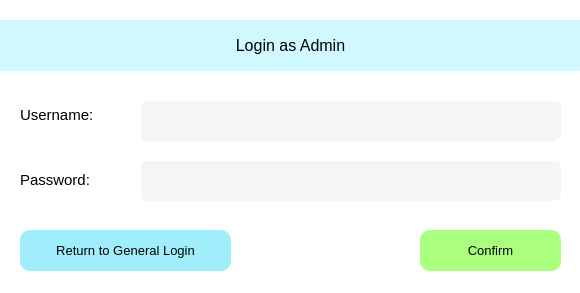
<?xml version="1.0" encoding="UTF-8"?>
<ui version="4.0">
 <class>Form</class>
 <widget class="QWidget" name="Form">
  <property name="geometry">
   <rect>
    <x>0</x>
    <y>0</y>
    <width>580</width>
    <height>293</height>
   </rect>
  </property>
  <property name="windowTitle">
   <string>Form</string>
  </property>
  <property name="styleSheet">
   <string notr="true">BACKGROUND-COLOR: rgb(255, 255, 255);</string>
  </property>
  <widget class="QPushButton" name="PB_UserManager">
   <property name="geometry">
    <rect>
     <x>20</x>
     <y>230</y>
     <width>211</width>
     <height>41</height>
    </rect>
   </property>
   <property name="font">
    <font>
     <pointsize>10</pointsize>
    </font>
   </property>
   <property name="toolTip">
    <string>&lt;html&gt;&lt;head/&gt;&lt;body&gt;&lt;p&gt;Change your password, create new users, and delete existing users&lt;/p&gt;&lt;/body&gt;&lt;/html&gt;</string>
   </property>
   <property name="styleSheet">
    <string notr="true">BACKGROUND-COLOR: rgb(160, 238, 252);
BORDER-COLOR: rgb(160, 238. 252);
BORDER-RADIUS: 10px;
BORDER-STYLE: outset;
</string>
   </property>
   <property name="text">
    <string>Return to General Login</string>
   </property>
  </widget>
  <widget class="QTextBrowser" name="TB_Password">
   <property name="geometry">
    <rect>
     <x>140</x>
     <y>160</y>
     <width>421</width>
     <height>41</height>
    </rect>
   </property>
   <property name="styleSheet">
    <string notr="true">BACKGROUND-COLOR: rgb(245, 245, 245);
BORDER-COLOR: rgb(245, 245, 245);
BORDER-RADIUS: 7px;
BORDER-WIDTH: 1px;
BORDER-STYLE: outset;</string>
   </property>
  </widget>
  <widget class="QPushButton" name="PB_Confirm">
   <property name="geometry">
    <rect>
     <x>420</x>
     <y>230</y>
     <width>141</width>
     <height>41</height>
    </rect>
   </property>
   <property name="font">
    <font>
     <pointsize>10</pointsize>
    </font>
   </property>
   <property name="toolTip">
    <string>&lt;html&gt;&lt;head/&gt;&lt;body&gt;&lt;p&gt;Confirm username and password to log in&lt;/p&gt;&lt;/body&gt;&lt;/html&gt;</string>
   </property>
   <property name="styleSheet">
    <string notr="true">BACKGROUND-COLOR: rgb(170, 255, 127);
BORDER-COLOR: rgb(170, 255, 127);
BORDER-RADIUS: 10px;
BORDER-STYLE: outset;
</string>
   </property>
   <property name="text">
    <string>Confirm</string>
   </property>
  </widget>
  <widget class="QLabel" name="LAB_Username">
   <property name="geometry">
    <rect>
     <x>20</x>
     <y>100</y>
     <width>91</width>
     <height>31</height>
    </rect>
   </property>
   <property name="text">
    <string>&lt;html&gt;&lt;head/&gt;&lt;body&gt;&lt;p&gt;&lt;span style=&quot; font-size:11pt;&quot;&gt;Username:&lt;/span&gt;&lt;/p&gt;&lt;/body&gt;&lt;/html&gt;</string>
   </property>
  </widget>
  <widget class="QLabel" name="LAB_Password">
   <property name="geometry">
    <rect>
     <x>20</x>
     <y>170</y>
     <width>81</width>
     <height>21</height>
    </rect>
   </property>
   <property name="text">
    <string>&lt;html&gt;&lt;head/&gt;&lt;body&gt;&lt;p&gt;&lt;span style=&quot; font-size:11pt;&quot;&gt;Password:&lt;/span&gt;&lt;/p&gt;&lt;/body&gt;&lt;/html&gt;</string>
   </property>
  </widget>
  <widget class="QTextBrowser" name="TB_Username">
   <property name="geometry">
    <rect>
     <x>140</x>
     <y>100</y>
     <width>421</width>
     <height>41</height>
    </rect>
   </property>
   <property name="styleSheet">
    <string notr="true">BACKGROUND-COLOR: rgb(245, 245, 245);
BORDER-COLOR: rgb(245, 245, 245);
BORDER-RADIUS: 7px;
BORDER-WIDTH: 1px;
BORDER-STYLE: outset;</string>
   </property>
  </widget>
  <widget class="QLabel" name="LAB_Login">
   <property name="geometry">
    <rect>
     <x>0</x>
     <y>20</y>
     <width>581</width>
     <height>51</height>
    </rect>
   </property>
   <property name="layoutDirection">
    <enum>Qt::LeftToRight</enum>
   </property>
   <property name="styleSheet">
    <string notr="true">BACKGROUND-COLOR: rgb(208, 248, 255);
</string>
   </property>
   <property name="text">
    <string>&lt;html&gt;&lt;head/&gt;&lt;body&gt;&lt;p&gt;&lt;span style=&quot; font-size:12pt;&quot;&gt;Login as Admin&lt;/span&gt;&lt;/p&gt;&lt;/body&gt;&lt;/html&gt;</string>
   </property>
   <property name="alignment">
    <set>Qt::AlignCenter</set>
   </property>
  </widget>
 </widget>
 <resources/>
 <connections/>
</ui>
